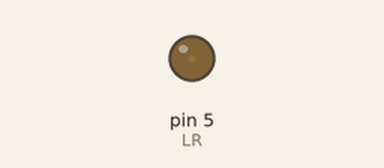
A sketch run on a simulated Arduino Uno, built with avr-gcc and run on an emulated ATmega328P. On the bench: output pins drawn as LEDs (lit = HIGH).

Above: at 0.05 s.
At 1.15 s:
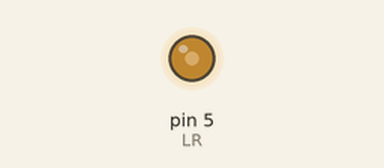
At 2.3 s:
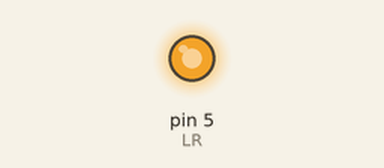
At 4.55 s:
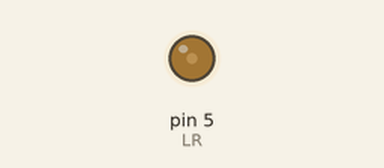
Timing chart, 0 to 6.6 s (numbered marks = the images above):
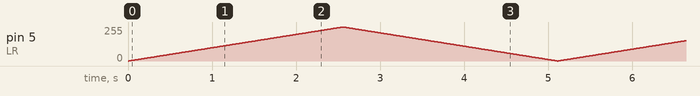

The sketch:

exo-1-1.ino
```cpp
#define LR 5
//#define bouton 3
int i=0;


void setup() {
Serial.begin(500000);
pinMode(LR, OUTPUT);
//pinMode(bouton,INPUT_PULLUP);
}

void loop() {
  //if(!digitalRead(bouton)){
  for(i=0; i<255; i++){//allume la led progressivement
    analogWrite(LR,i);
    delay(10);
  }
  for(int i=255; i>0; i--){//éteint la led progressivement
    analogWrite(LR,i);
    delay(10);
  }
}
```
